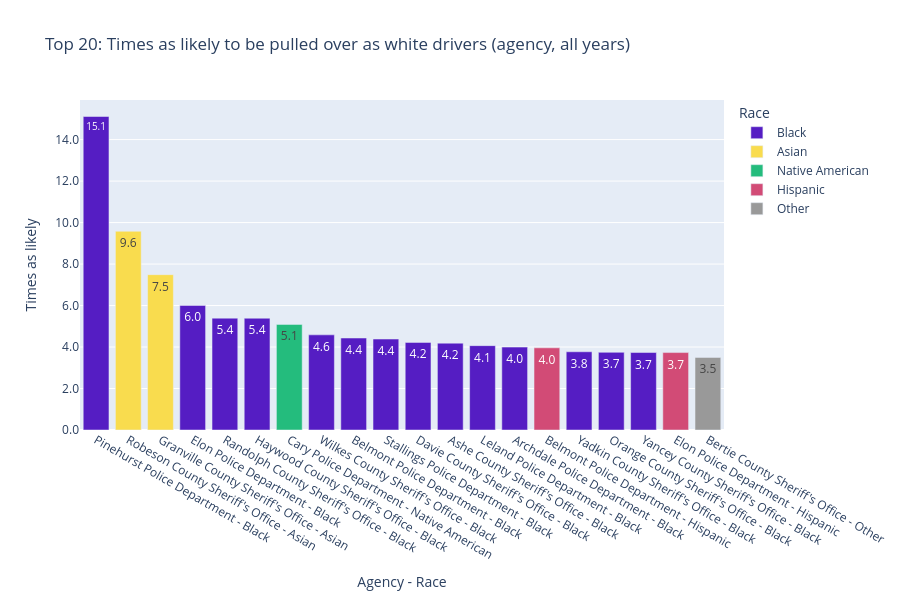

Notebook code cell kept with this figure:
### Markdown cell above
## Agency-level comparison (all years averaged)

Shows the top 20 agency-race combinations with the highest disparity in stop rates compared to white drivers. Averages stops and population across all available years.

### Code cell
df_agency = likelihood_comparison(level="agency")
curr_df = df_agency[df_agency["driver_race"] != "White"].head(20)

fig = px.bar(
    curr_df,
    x="agency_name_race",
    y="times_likely",
    color="driver_race",
    color_discrete_map=color_map,
    title="Top 20: Times as likely to be pulled over as white drivers (agency, all years)",
    labels={
        "times_likely": "Times as likely",
        "driver_race": "Race",
        "agency_name_race": "Agency - Race",
    },
    text="times_likely",
    text_auto=",.1f",
    height=600,
    category_orders={"agency_name_race": curr_df["agency_name_race"].tolist()},
)
display(fig.update_yaxes(tickformat=",.1f").update_traces(textangle=0))

### Figure 1 — Plotly figure (JSON) as saved in the notebook; plotly's stock layout.template omitted (floating-point values rounded to 4 significant figures)
{"data": [{"hovertemplate": "Race=Black<br>Agency - Race=%{x}<br>Times as likely=%{text}<extra></extra>", "legendgroup": "Black", "marker": {"color": "#551DC3", "pattern": {"shape": ""}}, "name": "Black", "orientation": "v", "showlegend": true, "text": [15.11, 6.006, 5.392, 5.389, 4.587, 4.434, 4.385, 4.222, 4.186, 4.067, 3.996, 3.771, 3.744, 3.735], "textangle": 0, "textposition": "auto", "texttemplate": "%{y:,.1f}", "type": "bar", "x": ["Pinehurst Police Department - Black", "Elon Police Department - Black", "Randolph County Sheriff's Office - Black", "Haywood County Sheriff's Office - Black", "Wilkes County Sheriff's Office - Black", "Belmont Police Department - Black", "Stallings Police Department - Black", "Davie County Sheriff's Office - Black", "Ashe County Sheriff's Office - Black", "Leland Police Department - Black", "Archdale Police Department - Black", "Yadkin County Sheriff's Office - Black", "Orange County Sheriff's Office - Black", "Yancey County Sheriff's Office - Black"], "xaxis": "x", "y": [15.11, 6.006, 5.392, 5.389, 4.587, 4.434, 4.385, 4.222, 4.186, 4.067, 3.996, 3.771, 3.744, 3.735], "yaxis": "y"}, {"hovertemplate": "Race=Asian<br>Agency - Race=%{x}<br>Times as likely=%{text}<extra></extra>", "legendgroup": "Asian", "marker": {"color": "#F9DC4E", "pattern": {"shape": ""}}, "name": "Asian", "orientation": "v", "showlegend": true, "text": [9.58, 7.488], "textangle": 0, "textposition": "auto", "texttemplate": "%{y:,.1f}", "type": "bar", "x": ["Robeson County Sheriff's Office - Asian", "Granville County Sheriff's Office - Asian"], "xaxis": "x", "y": [9.58, 7.488], "yaxis": "y"}, {"hovertemplate": "Race=Native American<br>Agency - Race=%{x}<br>Times as likely=%{text}<extra></extra>", "legendgroup": "Native American", "marker": {"color": "#24BC7D", "pattern": {"shape": ""}}, "name": "Native American", "orientation": "v", "showlegend": true, "text": [5.091], "textangle": 0, "textposition": "auto", "texttemplate": "%{y:,.1f}", "type": "bar", "x": ["Cary Police Department - Native American"], "xaxis": "x", "y": [5.091], "yaxis": "y"}, {"hovertemplate": "Race=Hispanic<br>Agency - Race=%{x}<br>Times as likely=%{text}<extra></extra>", "legendgroup": "Hispanic", "marker": {"color": "#D24B76", "pattern": {"shape": ""}}, "name": "Hispanic", "orientation": "v", "showlegend": true, "text": [3.962, 3.733], "textangle": 0, "textposition": "auto", "texttemplate": "%{y:,.1f}", "type": "bar", "x": ["Belmont Police Department - Hispanic", "Elon Police Department - Hispanic"], "xaxis": "x", "y": [3.962, 3.733], "yaxis": "y"}, {"hovertemplate": "Race=Other<br>Agency - Race=%{x}<br>Times as likely=%{text}<extra></extra>", "legendgroup": "Other", "marker": {"color": "#999999", "pattern": {"shape": ""}}, "name": "Other", "orientation": "v", "showlegend": true, "text": [3.5], "textangle": 0, "textposition": "auto", "texttemplate": "%{y:,.1f}", "type": "bar", "x": ["Bertie County Sheriff's Office - Other"], "xaxis": "x", "y": [3.5], "yaxis": "y"}], "layout": {"barmode": "relative", "height": 600, "legend": {"title": {"text": "Race"}, "tracegroupgap": 0}, "title": {"text": "Top 20: Times as likely to be pulled over as white drivers (agency, all years)"}, "xaxis": {"anchor": "y", "categoryarray": ["Pinehurst Police Department - Black", "Robeson County Sheriff's Office - Asian", "Granville County Sheriff's Office - Asian", "Elon Police Department - Black", "Randolph County Sheriff's Office - Black", "Haywood County Sheriff's Office - Black", "Cary Police Department - Native American", "Wilkes County Sheriff's Office - Black", "Belmont Police Department - Black", "Stallings Police Department - Black", "Davie County Sheriff's Office - Black", "Ashe County Sheriff's Office - Black", "Leland Police Department - Black", "Archdale Police Department - Black", "Belmont Police Department - Hispanic", "Yadkin County Sheriff's Office - Black", "Orange County Sheriff's Office - Black", "Yancey County Sheriff's Office - Black", "Elon Police Department - Hispanic", "Bertie County Sheriff's Office - Other"], "categoryorder": "array", "domain": [0, 1], "title": {"text": "Agency - Race"}}, "yaxis": {"anchor": "x", "domain": [0, 1], "tickformat": ",.1f", "title": {"text": "Times as likely"}}}}
